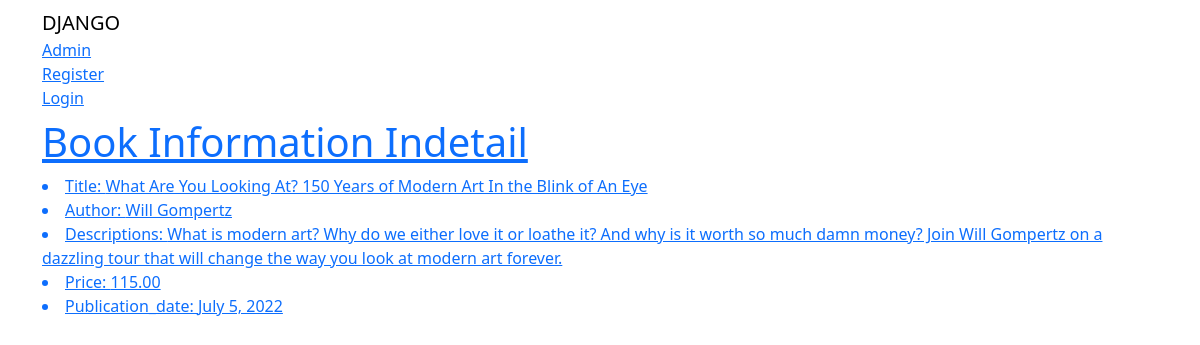
/bookdetails/5/, run on the app's committed database.
### book_app/models.py (models this page shows, shortened)
class BookInfo(models.Model):
    title = models.CharField(max_length =100,unique=True)
    author = models.CharField(max_length = 50)
    description = models.TextField(max_length=250)
    price = models.DecimalField(max_digits=10,decimal_places=2)
    publication_date = models.DateField(default=None)
    categories = models.ManyToManyField(Category, related_name='bookinfos')
    cover_image = models.ImageField(upload_to='book_covers/',blank=True,null=True)

### book_app/views.py (the view)
# urls.py: path('bookdetails/<int:id>/', views.BookDetails, name='bookdetails'),
def BookDetails(request,id):
    book = get_object_or_404(BookInfo,id=id)
    return render(request,'book_app/bookdetails.html',{'book':book})

### templates/book_app/bookdetails.html (shortened to what this page needs)
<html>
{% extends 'book_app/base.html' %}
{% block content %}
<h1>Book Information Indetail</h1>
        <li>Title: {{book.title}}</li>
        <li>Author: {{book.author}} </li>
        <li>Descriptions: {{book.description}}</li>
        <li>Price: {{book.price}}</li>
        <li>Publication_date: {{book.publication_date}}</li>
{% endblock %}

### data on the page
BookInfo: title "What Are You Looking At? 150 Years of Modern Art In the Blink of An Eye", author "Will Gompertz", description "What is modern art? Why do we either love it or loathe it? And why is it worth so much damn money? Join Will Gompertz on a dazzling tour that will change the way you look at modern art forever.", price "115.00", publication_date "July 5, 2022"
